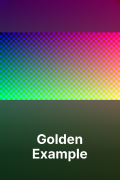
#> input picture tests/golden/live-picture.png, 120 x 180 px
$ python -i similar.py   (imports and definitions only)
#> lines starting #> are read from the running program, lines starting #| are printed output that depends on the picture
#> further down, picture is the input picture: PIL image 120x180 RGB; mean R, G, B 88.3, 83.9, 83.9
"""Whether two images show the same picture, also when one is a crop of the other."""

from dataclasses import dataclass

import cv2
import numpy as np
from numpy.lib.stride_tricks import sliding_window_view
from PIL import Image, ImageFilter

HEIGHT = 48
SCALES = (1.0, 0.85, 0.7, 0.55, 0.45)
STEP = 2
SPREAD = 8.0
SAME = 0.64
HISTOGRAM_SAME = 0.55
# A second look for dark, busy art: blurred and normalised, it ignores rain or grain drawn differently.
SHAPE_HEIGHT = 40
SHAPE_SCALES = (1.0, 0.85, 0.7, 0.6, 0.5, 0.42, 0.35)
SHAPE_FLOOR = 0.15
SHAPE_SAME = 0.70
SHAPE_COLOUR_SAME = 0.4
SHAPE_HISTOGRAM_SAME = 0.95
# A third look for zoomed, cropped or widened versions: image details that line up after one scale and shift.
FEATURE_HEIGHT = 400
FEATURES = 1000
FEATURE_RATIO = 0.75
FEATURE_PIXELS = 6.0
FEATURES_SAME = 30
THUMB_RULE = (
    f"{HEIGHT}-{SCALES}-{STEP}-{SPREAD}-{SAME}-"
    f"{SHAPE_HEIGHT}-{SHAPE_SCALES}-{SHAPE_FLOOR}-{SHAPE_SAME}-{SHAPE_COLOUR_SAME}-{SHAPE_HISTOGRAM_SAME}"
)
FEATURE_RULE = f"{FEATURE_HEIGHT}-{FEATURES}-{FEATURE_RATIO}-{FEATURE_PIXELS}-{FEATURES_SAME}"


@dataclass(frozen=True)
class Thumb:
    colour: np.ndarray
    shape: np.ndarray


# [4 lines left out: function histogram, not called in this run]


def thumb(image: Image.Image) -> Thumb:
    rgb = image.convert("RGB")
    colour = rgb.resize((max(8, round(rgb.width * HEIGHT / rgb.height)), HEIGHT), Image.Resampling.BOX)
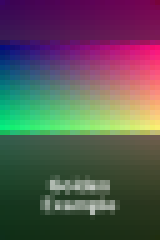
#> colour: PIL image 32x48 RGB (shown 5 times larger); mean R, G, B 88.4, 84, 84
    small = rgb.resize((max(8, round(rgb.width * SHAPE_HEIGHT / rgb.height)), SHAPE_HEIGHT), Image.Resampling.BOX)
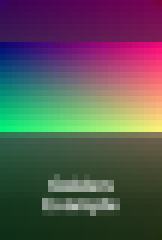
#> small: PIL image 27x40 RGB (shown 6 times larger); mean R, G, B 88.4, 84.2, 84.1
    shape = np.asarray(small.filter(ImageFilter.GaussianBlur(1.0)), dtype=np.float32)
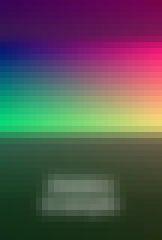
#> shape: shape (40, 27, 3) float32 (shown 6 times larger); mean R, G, B 88.2, 83.9, 83.9
    return Thumb(np.asarray(colour, dtype=np.float32), (shape - shape.mean()) / (shape.std() + 1e-3))


# [6 lines left out: function _normalised, not called in this run]


def _resize(image: np.ndarray, size: tuple[int, int]) -> np.ndarray:
    channels = [Image.fromarray(image[..., c]).resize(size, Image.Resampling.BOX) for c in range(3)]
    return np.stack([np.asarray(c, dtype=np.float32) for c in channels], axis=-1)


# [10 lines left out: function _best, not called in this run]


def _score(a: np.ndarray, b: np.ndarray, scales: tuple[float, ...], floor: float, step: int) -> float:
    return max(_best(a, b, scales, floor, step), _best(b, a, scales, floor, step))


def overlap(a: list[float], b: list[float]) -> float:
    return float(np.minimum(np.asarray(a), np.asarray(b)).sum())


# [8 lines left out: function same_picture, not called in this run]


@dataclass(frozen=True)
class Features:
    points: np.ndarray
    descriptors: np.ndarray | None


# [19 lines left out: functions features, matching_features, not called in this run]


def same_details(a: Features, b: Features) -> bool:
    return matching_features(a, b) >= FEATURES_SAME

>>> from PIL import Image
>>> picture = Image.open('../../tests/golden/live-picture.png')
>>> result = thumb(picture)
